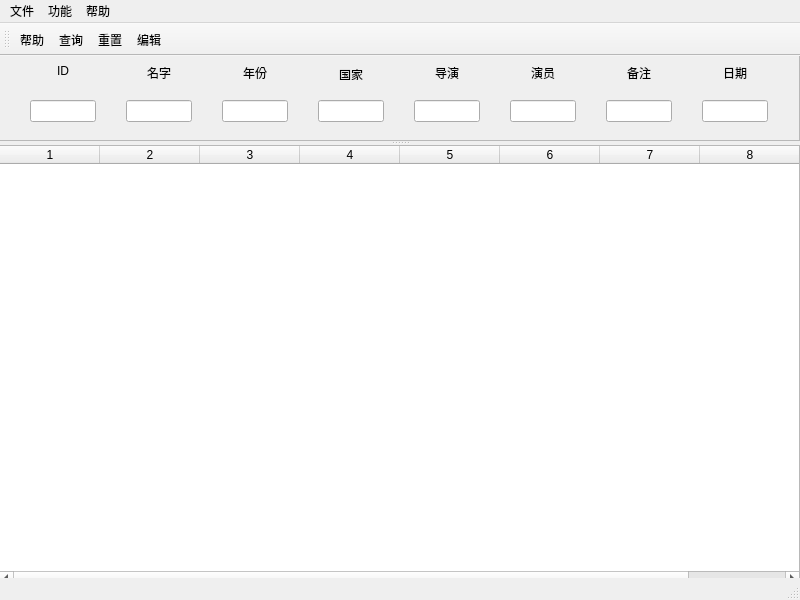
<?xml version="1.0" encoding="UTF-8"?>
<ui version="4.0">
 <class>MainWindow</class>
 <widget class="QMainWindow" name="MainWindow">
  <property name="geometry">
   <rect>
    <x>0</x>
    <y>0</y>
    <width>800</width>
    <height>600</height>
   </rect>
  </property>
  <property name="sizePolicy">
   <sizepolicy hsizetype="Preferred" vsizetype="Preferred">
    <horstretch>0</horstretch>
    <verstretch>0</verstretch>
   </sizepolicy>
  </property>
  <property name="windowTitle">
   <string>Movie Recorder</string>
  </property>
  <property name="windowIcon">
   <iconset>
    <normaloff>:/img/fmy.ico</normaloff>:/img/fmy.ico</iconset>
  </property>
  <property name="toolButtonStyle">
   <enum>Qt::ToolButtonTextOnly</enum>
  </property>
  <widget class="QWidget" name="centralWidget">
   <widget class="QSplitter" name="splitter">
    <property name="geometry">
     <rect>
      <x>-1</x>
      <y>-11</y>
      <width>801</width>
      <height>541</height>
     </rect>
    </property>
    <property name="orientation">
     <enum>Qt::Vertical</enum>
    </property>
    <widget class="QFrame" name="frame">
     <property name="sizePolicy">
      <sizepolicy hsizetype="Preferred" vsizetype="Preferred">
       <horstretch>0</horstretch>
       <verstretch>0</verstretch>
      </sizepolicy>
     </property>
     <property name="frameShape">
      <enum>QFrame::StyledPanel</enum>
     </property>
     <property name="frameShadow">
      <enum>QFrame::Raised</enum>
     </property>
     <layout class="QGridLayout" name="gridLayout">
      <property name="sizeConstraint">
       <enum>QLayout::SetDefaultConstraint</enum>
      </property>
      <property name="leftMargin">
       <number>0</number>
      </property>
      <property name="topMargin">
       <number>0</number>
      </property>
      <property name="rightMargin">
       <number>0</number>
      </property>
      <property name="bottomMargin">
       <number>0</number>
      </property>
      <property name="spacing">
       <number>0</number>
      </property>
      <item row="0" column="0">
       <widget class="QLabel" name="label">
        <property name="maximumSize">
         <size>
          <width>66</width>
          <height>16777215</height>
         </size>
        </property>
        <property name="text">
         <string>ID</string>
        </property>
        <property name="alignment">
         <set>Qt::AlignHCenter|Qt::AlignTop</set>
        </property>
       </widget>
      </item>
      <item row="0" column="1">
       <widget class="QLabel" name="label_2">
        <property name="maximumSize">
         <size>
          <width>66</width>
          <height>16777215</height>
         </size>
        </property>
        <property name="text">
         <string>名字</string>
        </property>
        <property name="alignment">
         <set>Qt::AlignHCenter|Qt::AlignTop</set>
        </property>
       </widget>
      </item>
      <item row="0" column="2">
       <widget class="QLabel" name="label_3">
        <property name="maximumSize">
         <size>
          <width>66</width>
          <height>16777215</height>
         </size>
        </property>
        <property name="text">
         <string>年份</string>
        </property>
        <property name="alignment">
         <set>Qt::AlignHCenter|Qt::AlignTop</set>
        </property>
       </widget>
      </item>
      <item row="0" column="3">
       <widget class="QLabel" name="label_4">
        <property name="maximumSize">
         <size>
          <width>66</width>
          <height>14</height>
         </size>
        </property>
        <property name="text">
         <string>国家</string>
        </property>
        <property name="alignment">
         <set>Qt::AlignHCenter|Qt::AlignTop</set>
        </property>
       </widget>
      </item>
      <item row="0" column="4">
       <widget class="QLabel" name="label_5">
        <property name="maximumSize">
         <size>
          <width>66</width>
          <height>16777215</height>
         </size>
        </property>
        <property name="text">
         <string>导演</string>
        </property>
        <property name="alignment">
         <set>Qt::AlignHCenter|Qt::AlignTop</set>
        </property>
       </widget>
      </item>
      <item row="0" column="5">
       <widget class="QLabel" name="label_6">
        <property name="maximumSize">
         <size>
          <width>66</width>
          <height>16777215</height>
         </size>
        </property>
        <property name="text">
         <string>演员</string>
        </property>
        <property name="alignment">
         <set>Qt::AlignHCenter|Qt::AlignTop</set>
        </property>
       </widget>
      </item>
      <item row="0" column="6">
       <widget class="QLabel" name="label_7">
        <property name="maximumSize">
         <size>
          <width>66</width>
          <height>16777215</height>
         </size>
        </property>
        <property name="text">
         <string>备注</string>
        </property>
        <property name="alignment">
         <set>Qt::AlignHCenter|Qt::AlignTop</set>
        </property>
       </widget>
      </item>
      <item row="0" column="7">
       <widget class="QLabel" name="label_8">
        <property name="maximumSize">
         <size>
          <width>66</width>
          <height>16777215</height>
         </size>
        </property>
        <property name="text">
         <string>日期</string>
        </property>
        <property name="alignment">
         <set>Qt::AlignHCenter|Qt::AlignTop</set>
        </property>
       </widget>
      </item>
      <item row="1" column="0">
       <widget class="QLineEdit" name="lineEdit">
        <property name="maximumSize">
         <size>
          <width>66</width>
          <height>16777215</height>
         </size>
        </property>
       </widget>
      </item>
      <item row="1" column="1">
       <widget class="QLineEdit" name="lineEdit_2">
        <property name="maximumSize">
         <size>
          <width>66</width>
          <height>16777215</height>
         </size>
        </property>
       </widget>
      </item>
      <item row="1" column="2">
       <widget class="QLineEdit" name="lineEdit_3">
        <property name="maximumSize">
         <size>
          <width>66</width>
          <height>16777215</height>
         </size>
        </property>
       </widget>
      </item>
      <item row="1" column="3">
       <widget class="QLineEdit" name="lineEdit_4">
        <property name="maximumSize">
         <size>
          <width>66</width>
          <height>16777215</height>
         </size>
        </property>
       </widget>
      </item>
      <item row="1" column="4">
       <widget class="QLineEdit" name="lineEdit_5">
        <property name="maximumSize">
         <size>
          <width>66</width>
          <height>16777215</height>
         </size>
        </property>
       </widget>
      </item>
      <item row="1" column="5">
       <widget class="QLineEdit" name="lineEdit_6">
        <property name="maximumSize">
         <size>
          <width>66</width>
          <height>16777215</height>
         </size>
        </property>
       </widget>
      </item>
      <item row="1" column="6">
       <widget class="QLineEdit" name="lineEdit_7">
        <property name="maximumSize">
         <size>
          <width>66</width>
          <height>16777215</height>
         </size>
        </property>
       </widget>
      </item>
      <item row="1" column="7">
       <widget class="QLineEdit" name="lineEdit_8">
        <property name="maximumSize">
         <size>
          <width>66</width>
          <height>16777215</height>
         </size>
        </property>
       </widget>
      </item>
     </layout>
    </widget>
    <widget class="QTableWidget" name="tableWidget">
     <property name="sizePolicy">
      <sizepolicy hsizetype="Expanding" vsizetype="Expanding">
       <horstretch>0</horstretch>
       <verstretch>0</verstretch>
      </sizepolicy>
     </property>
     <property name="autoScrollMargin">
      <number>16</number>
     </property>
     <property name="columnCount">
      <number>8</number>
     </property>
     <column/>
     <column/>
     <column/>
     <column/>
     <column/>
     <column/>
     <column/>
     <column/>
    </widget>
   </widget>
  </widget>
  <widget class="QMenuBar" name="menuBar">
   <property name="geometry">
    <rect>
     <x>0</x>
     <y>0</y>
     <width>800</width>
     <height>23</height>
    </rect>
   </property>
   <widget class="QMenu" name="menu">
    <property name="title">
     <string>文件</string>
    </property>
    <addaction name="action"/>
   </widget>
   <widget class="QMenu" name="menu_2">
    <property name="title">
     <string>功能</string>
    </property>
    <addaction name="action_2"/>
    <addaction name="action_3"/>
    <addaction name="action_4"/>
   </widget>
   <widget class="QMenu" name="menu_3">
    <property name="title">
     <string>帮助</string>
    </property>
    <addaction name="action_5"/>
    <addaction name="separator"/>
    <addaction name="action_7"/>
   </widget>
   <addaction name="menu"/>
   <addaction name="menu_2"/>
   <addaction name="menu_3"/>
  </widget>
  <widget class="QStatusBar" name="statusBar"/>
  <widget class="QToolBar" name="toolBar">
   <property name="windowTitle">
    <string>toolBar</string>
   </property>
   <attribute name="toolBarArea">
    <enum>TopToolBarArea</enum>
   </attribute>
   <attribute name="toolBarBreak">
    <bool>false</bool>
   </attribute>
   <addaction name="action_5"/>
   <addaction name="action_2"/>
   <addaction name="action_3"/>
   <addaction name="action_4"/>
  </widget>
  <action name="action">
   <property name="text">
    <string>退出</string>
   </property>
  </action>
  <action name="action_2">
   <property name="text">
    <string>查询</string>
   </property>
  </action>
  <action name="action_3">
   <property name="text">
    <string>重置</string>
   </property>
  </action>
  <action name="action_4">
   <property name="text">
    <string>编辑</string>
   </property>
  </action>
  <action name="action_5">
   <property name="text">
    <string>帮助</string>
   </property>
  </action>
  <action name="action_7">
   <property name="text">
    <string>关于</string>
   </property>
  </action>
 </widget>
 <resources/>
 <connections/>
</ui>
